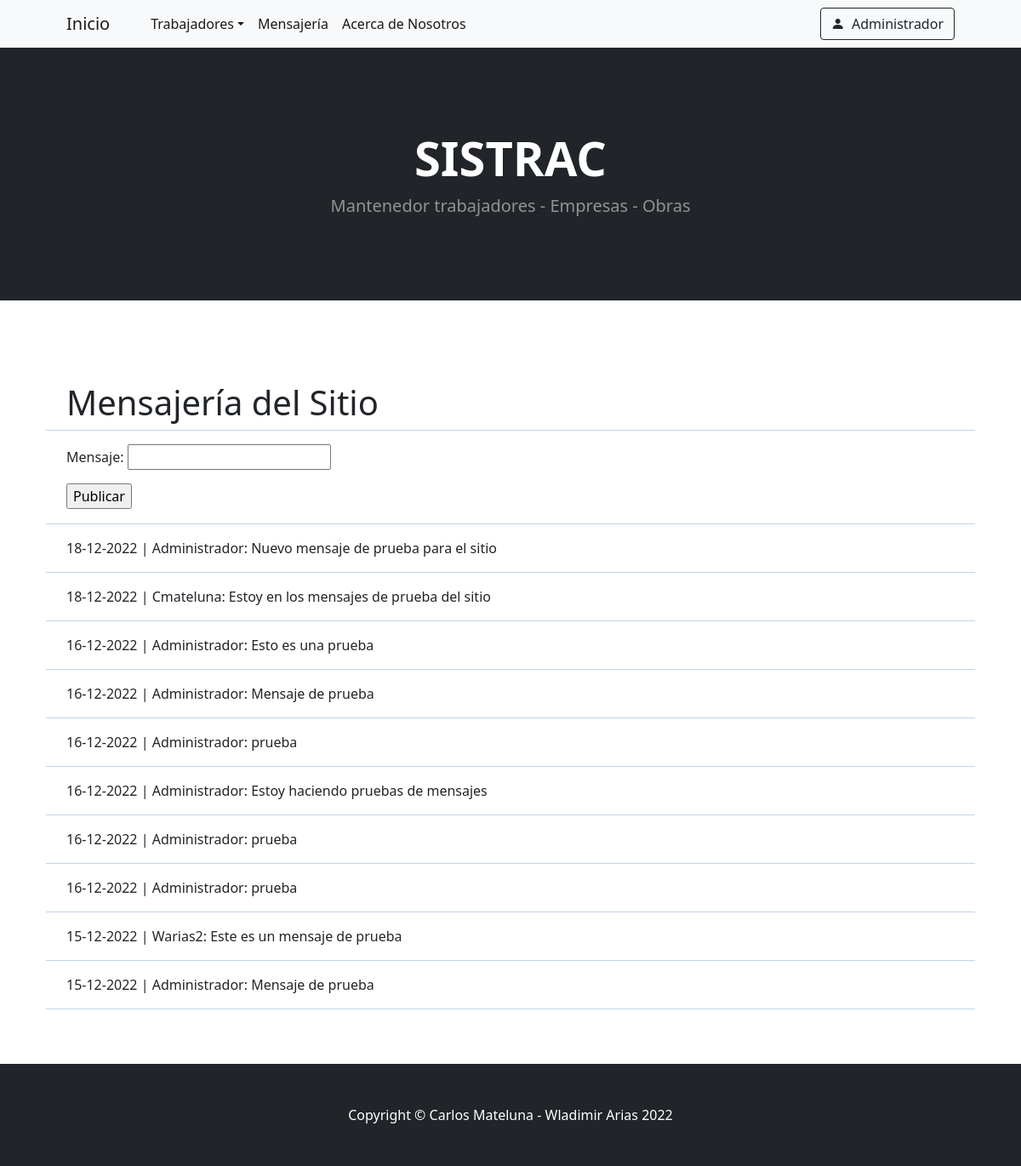
/app/mensajeria/ (signed in), run on the app's committed database.
### app/models.py (models this page shows)
class Mensajes(models.Model):
    texto_mensaje = models.CharField(max_length=1000)
    fecha_ingreso = models.DateField()
    user = models.ForeignKey(User, on_delete=models.CASCADE)

### app/views.py (the view, shortened to what this page needs)
# urls.py: path("mensajeria/", mensajeria, name="app-mensajeria")
@login_required
def mensajeria(request):
    errores = ""
    now = datetime.now()
    mensajes = Mensajes.objects.all().order_by("-id")
    formulario = MensajeFormulario()
    contexto = {"listado_mensajes": mensajes, "formulario": formulario ,"errores": errores}
    return render(request, "app/listado_mensajes.html", contexto)

### app/forms.py
class MensajeFormulario(forms.Form):
    texto_mensaje = forms.CharField(label="Mensaje")

### app/templates/app/listado_mensajes.html (shortened to what this page needs)
{% extends 'app/base.html' %} {% block contenido %}
<h1>Mensajería del Sitio</h1>
<hr style="color: #0056b2;" />
<form method="post">
    {% csrf_token %} {{ formulario.as_p }}
    <input type="submit" value="Publicar">
</form>
<hr style="color: #FFFFFF;" />
<hr style="color: #0056b2;" />{% if listado_mensajes %} {% for mensaje in listado_mensajes %}
<p>{{mensaje.fecha_ingreso|date:"d-m-Y"}} | {{ mensaje.user|title}}: {{ mensaje.texto_mensaje }}</p>
<hr style="color: #0056b2;" /> {% endfor %} {% else %}
<p>No hay trabajadores ingresados en el sistema</p>
{% endif %} {% endblock %}

### app/templates/app/base.html (shortened to what this page needs)
<!DOCTYPE html>
<html lang="en">
<head>
    {% load static %}
    <link href="https://cdn.jsdelivr.net/npm/bootstrap-icons@1.5.0/font/bootstrap-icons.css" rel="stylesheet" />
    <link href="{% static 'app/css/styles.css' %}" rel="stylesheet" />
</head>
<body>
    <nav class="navbar navbar-expand-lg navbar-light bg-light">
        <div class="container px-4 px-lg-5">
            <a class="navbar-brand" href="{% url 'app-inicio' %}">Inicio</a>
            <div class="collapse navbar-collapse" id="navbarSupportedContent">
                <ul class="navbar-nav me-auto mb-2 mb-lg-0 ms-lg-4">
                    <li class="nav-item dropdown">
                        <a class="nav-link dropdown-toggle active" id="navbarDropdown" href="#" role="button" data-bs-toggle="dropdown" aria-expanded="false">Trabajadores</a>
                    </li>
                    <li class="nav-item"><a class="nav-link active" aria-current="page" href="{% url 'app-mensajeria' %}">Mensajería</a></li>
                    <li class="nav-item"><a class="nav-link active" aria-current="page" href="{% url 'auth-about' %}">Acerca de Nosotros</a></li>
                </ul>
                {% if request.user.is_authenticated %}
                <ul class="navbar-nav  mb-2 mb-lg-0 ms-lg-4">
                    <li class="nav-item dropdown">
                        <a class="btn btn-outline-dark" id="navbarDropdown" href="#" role="button" data-bs-toggle="dropdown" aria-expanded="false"><i class="bi bi-person-fill me-1"></i> {{ request.user.username.capitalize }}</a>
                    </li>
                </ul>
                {% else %}
                <ul class="navbar-nav  mb-2 mb-lg-0 ms-lg-4">
                    <li class="nav-item dropdown">
                        <a class="btn btn-outline-dark " id="navbarDropdown" href="{% url 'auth-login' %}" aria-expanded="false"><i class="bi bi-person-fill me-1"></i> Iniciar Sesión</a>
                    </li>
                </ul>
                {% endif %}
            </div>
        </div>
    </nav>
    <header class="bg-dark py-5">
        <div class="container px-4 px-lg-5 my-5">
            <div class="text-center text-white">
                <h1 class="display-4 fw-bolder">SISTRAC</h1>
                <p class="lead fw-normal text-white-50 mb-0">Mantenedor trabajadores - Empresas - Obras</p>
            </div>
        </div>
    </header>
    <section class="py-5">
        <div class="container px-4 px-lg-5 mt-5">
            <div class="row gx-4 gx-lg-5 row-cols-md-1 justify-content-center">
                {% block contenido %} {% endblock %}
            </div>
        </div>
    </section>
    <footer class="py-5 bg-dark">
        <div class="container">
            <p class="m-0 text-center text-white">Copyright &copy; Carlos Mateluna - Wladimir Arias 2022</p>
        </div>
    </footer>
</body>
</html>

### data on the page
Mensajes: fecha_ingreso "18-12-2022", user "Administrador", texto_mensaje "Nuevo mensaje de prueba para el sitio"
Mensajes: fecha_ingreso "18-12-2022", user "Cmateluna", texto_mensaje "Estoy en los mensajes de prueba del sitio"
Mensajes: fecha_ingreso "16-12-2022", user "Administrador", texto_mensaje "Esto es una prueba"
Mensajes: fecha_ingreso "16-12-2022", user "Administrador", texto_mensaje "Mensaje de prueba"
Mensajes: fecha_ingreso "16-12-2022", user "Administrador", texto_mensaje "prueba"
Mensajes: fecha_ingreso "16-12-2022", user "Administrador", texto_mensaje "Estoy haciendo pruebas de mensajes"
Mensajes: fecha_ingreso "16-12-2022", user "Administrador", texto_mensaje "prueba"
Mensajes: fecha_ingreso "16-12-2022", user "Administrador", texto_mensaje "prueba"
Mensajes: fecha_ingreso "15-12-2022", user "Warias2", texto_mensaje "Este es un mensaje de prueba"
Mensajes: fecha_ingreso "15-12-2022", user "Administrador", texto_mensaje "Mensaje de prueba"

### other printed values
{{ request.user.username.capitalize }} "Administrador"
